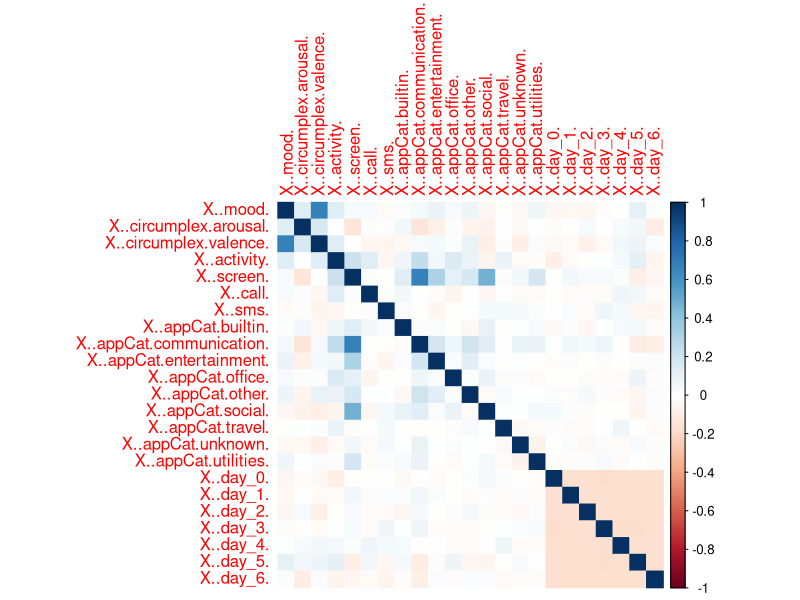
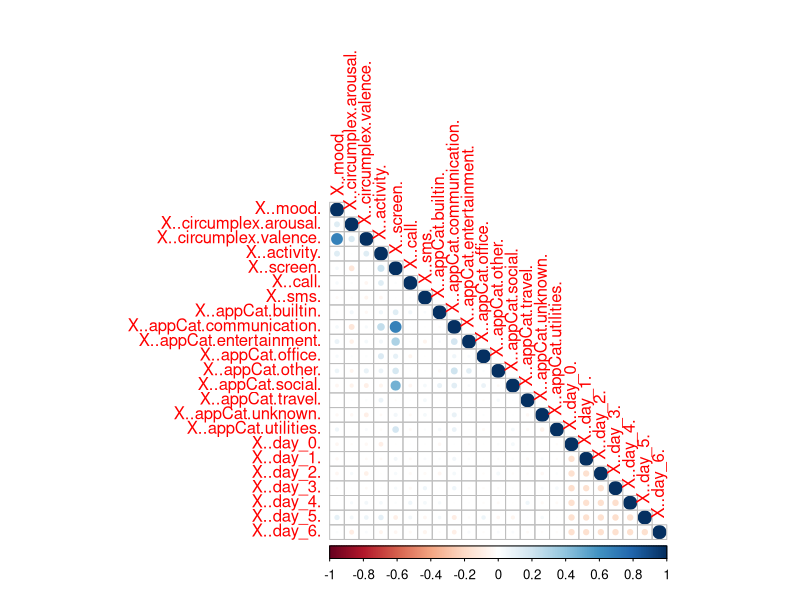

Here is the R script that generated these plots, in order:
## ---- chunk 1
getwd()
## ---- chunk 2
install.packages("corrplot")
## ---- chunk 3
stats <- read.csv("combined_csv.csv")
stats[1] <- NULL 
## ---- chunk 4
library(corrplot)
M<-cor(stats)
corrplot(M, method="color") # fill matrix
corrplot(M, type="lower") #half matrix
write.table(M, file = "dataCorrelation.csv", sep = ", ", col.names=NA) #print into csv
## ---- chunk 5
freq <- read.csv("AllStatsFrequency.csv")
freq[1] <- NULL

write.table(colSums(freq), file = "freq.csv", sep = ", ", row.names=FALSE) #print into csv
## ---- chunk 6
rm(list=ls())
